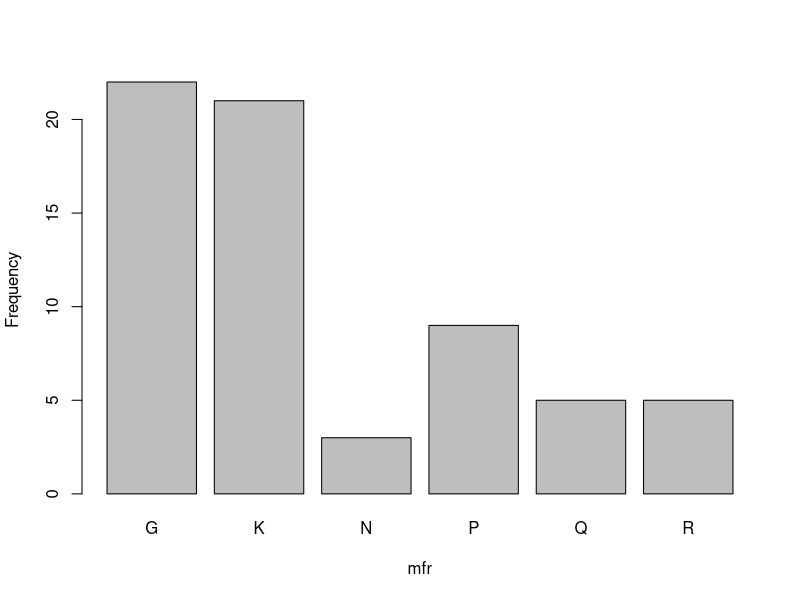
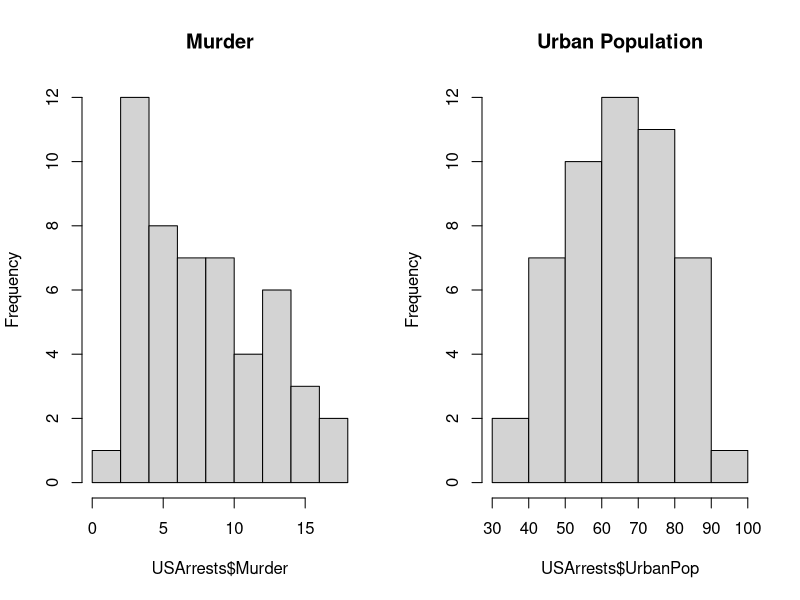

Write the R code that produced these figures, in order.
## ---- chunk 1
knitr::opts_chunk$set(echo = TRUE)
doc_type <- knitr::opts_knit$get("rmarkdown.pandoc.to")
## ---- chunk 2
cereal <- MASS::UScereal
with(cereal, {
  mfr_table <- table(mfr)
  mfr_freq <- mfr_table / sum(mfr_table)
  print(mfr_table)
  print(mfr_freq)
  barplot(mfr_table, xlab = "mfr", ylab = "Frequency")
})
## ---- chunk 3
summary(USArrests)
par(mfrow = c(1, 2))
hist(USArrests$Murder, main = "Murder")
hist(USArrests$UrbanPop, main = "Urban Population")
